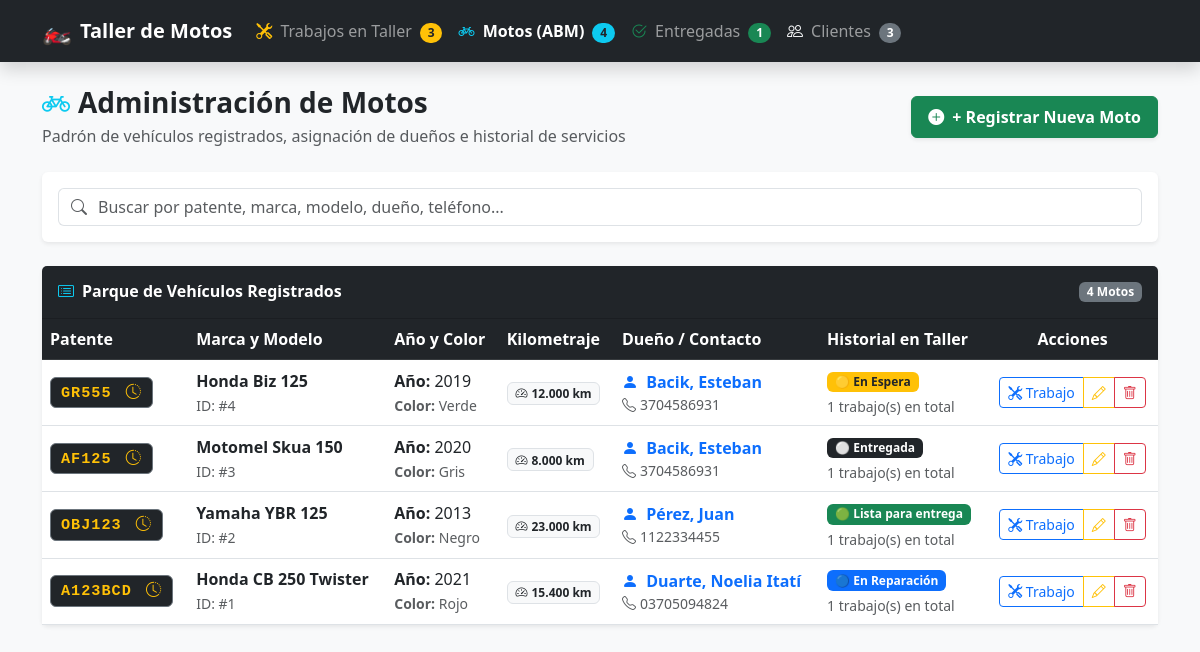
/motos.php, run on an earlier commit of the app's database.
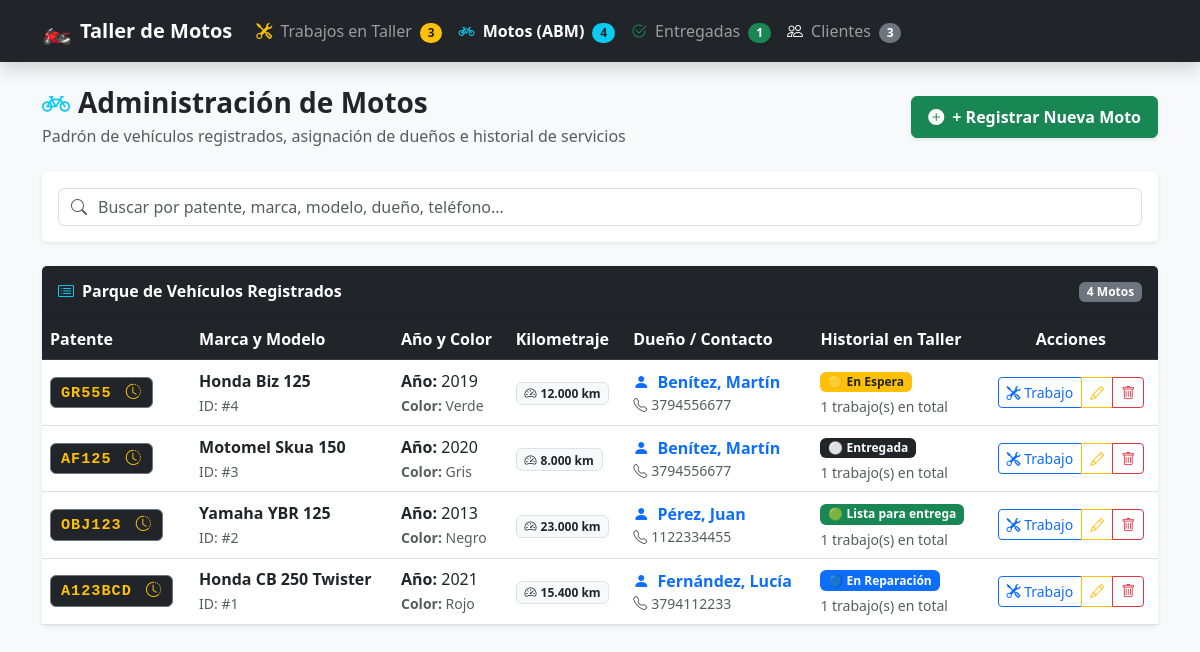
And on a later commit of the database.
### tables this page shows
CREATE TABLE `motos` (
  `id_moto` int(11) NOT NULL,
  `id_cliente` int(11) NOT NULL,
  `marca` varchar(50) NOT NULL,
  `modelo` varchar(100) NOT NULL,
  `anio` int(11) DEFAULT NULL,
  `patente` varchar(20) NOT NULL,
  `color` varchar(30) DEFAULT NULL,
  `kilometraje` int(11) DEFAULT 0,
  `observaciones` text DEFAULT NULL,
  `estado` enum('En Espera','En Reparacion','Terminado','Entregado') DEFAULT 'En Espera',
  `falla_reportada` text DEFAULT NULL,
  `arreglo_realizado` text DEFAULT NULL,
  `repuestos` text DEFAULT NULL,
  `precio_estimado` decimal(10,2) DEFAULT 0.00,
  `precio_final` decimal(10,2) DEFAULT 0.00,
  `fecha_ingreso` datetime DEFAULT current_timestamp(),
  `fecha_prometida` date DEFAULT NULL,
  `fecha_entrega` datetime DEFAULT NULL
);

CREATE TABLE `clientes` (
  `id_cliente` int(11) NOT NULL,
  `nombre` varchar(100) NOT NULL,
  `apellido` varchar(100) NOT NULL,
  `telefono` varchar(20) NOT NULL,
  `email` varchar(100) DEFAULT NULL,
  `direccion` varchar(200) DEFAULT NULL,
  `fecha_registro` timestamp NOT NULL DEFAULT current_timestamp()
);

### motos.php (the view, shortened to what the changed rows need)
<?php
require_once 'conexion.php';
$sqlMotos = "SELECT m.*,
                    c.nombre AS cliente_nombre, c.apellido AS cliente_apellido,
                    c.telefono AS cliente_telefono, c.direccion AS cliente_direccion,
                    (SELECT t.estado FROM trabajos t WHERE t.id_moto = m.id_moto ORDER BY t.id_trabajo DESC LIMIT 1) AS ultimo_estado,
                    (SELECT COUNT(*) FROM trabajos t WHERE t.id_moto = m.id_moto) AS total_trabajos
             FROM motos m
             INNER JOIN clientes c ON m.id_cliente = c.id_cliente
             ORDER BY m.id_moto DESC";
$stmtMotos = $pdo->query($sqlMotos);
$motos = $stmtMotos->fetchAll();
?>
<!DOCTYPE html>
<html lang="es">
<head>
    <link href="https://cdn.jsdelivr.net/npm/bootstrap@5.3.0/dist/css/bootstrap.min.css" rel="stylesheet">
    <link href="https://cdn.jsdelivr.net/npm/bootstrap-icons@1.10.5/font/bootstrap-icons.css" rel="stylesheet">
</head>
<body class="bg-light">
    <div class="container mb-5">
        <div class="card shadow-sm border-0">
            <div class="card-body p-0">
                <div class="table-responsive">
                    <table class="table table-hover align-middle mb-0" id="tablaMotos">
                        <thead class="table-dark">
                            <tr>
                                <th>Patente</th>
                                <th>Marca y Modelo</th>
                                <th>Año y Color</th>
                                <th>Kilometraje</th>
                                <th>Dueño / Contacto</th>
                                <th>Historial en Taller</th>
                                <th class="text-center">Acciones</th>
                            </tr>
                        </thead>
                        <tbody>
                            <?php if (empty($motos)): ?>
                                <tr>
                                    <td colspan="7" class="text-center py-5 text-muted">
                                        <i class="bi bi-bicycle fs-1 text-muted d-block mb-2"></i>
                                        <strong>No hay motos registradas en el sistema.</strong>
                                        <p class="small text-muted mb-3">Registrá la primera moto haciendo clic en el botón superior.</p>
                                        <a href="nueva_moto.php?solo_moto=1" class="btn btn-sm btn-success">
                                            <i class="bi bi-plus-circle me-1"></i> + Registrar Moto
                                        </a>
                                    </td>
                                </tr>
                            <?php else: ?>
                                <?php foreach ($motos as $m):
                                    $estado = $m['ultimo_estado'] ?? 'Sin trabajos';
                                    $badgeClass = 'bg-secondary';
                                    if ($estado === 'En Espera') $badgeClass = 'bg-warning text-dark';
                                    if ($estado === 'En Reparacion') $badgeClass = 'bg-primary text-white';
                                    if ($estado === 'Terminado') $badgeClass = 'bg-success text-white';
                                    if ($estado === 'Entregado') $badgeClass = 'bg-dark text-white';
                                ?>
                                    <tr class="fila-moto"
                                        data-search="<?php echo strtolower(htmlspecialchars($m['patente'] . ' ' . $m['marca'] . ' ' . $m['modelo'] . ' ' . $m['color'] . ' ' . $m['anio'] . ' ' . $m['cliente_nombre'] . ' ' . $m['cliente_apellido'] . ' ' . $m['cliente_telefono'])); ?>">
                                        <td>
                                            <a href="historial_moto.php?id=<?php echo (int)$m['id_moto']; ?>" class="text-decoration-none" title="Ver historial de esta moto"><span class="badge bg-dark badge-patente border border-secondary text-warning"><?php echo htmlspecialchars($m['patente']); ?> <i class="bi bi-clock-history ms-1"></i></span></a>
                                        </td>
                                        <td>
                                            <div class="fw-bold text-dark fs-6">
                                                <?php echo htmlspecialchars($m['marca'] . ' ' . $m['modelo']); ?>
                                            </div>
                                            <small class="text-muted">ID: #<?php echo $m['id_moto']; ?></small>
                                        </td>
                                        <td>
                                            <span class="d-block text-dark">
                                                <strong>Año:</strong> <?php echo !empty($m['anio']) ? $m['anio'] : '<span class="text-muted">-</span>'; ?>
                                            </span>
                                            <small class="text-muted">
                                                <strong>Color:</strong> <?php echo !empty($m['color']) ? htmlspecialchars($m['color']) : '<span class="text-muted">No especificado</span>'; ?>
                                            </small>
                                        </td>
                                        <td>
                                            <span class="badge bg-light text-dark border">
                                                <i class="bi bi-speedometer2 me-1"></i><?php echo number_format($m['kilometraje'] ?? 0, 0, ',', '.'); ?> km
                                            </span>
                                        </td>
                                        <td>
                                            <div class="fw-bold text-primary">
                                                <i class="bi bi-person-fill me-1"></i>
                                                <?php echo htmlspecialchars($m['cliente_apellido'] . ', ' . $m['cliente_nombre']); ?>
                                            </div>
                                            <small class="text-muted d-block">
                                                <i class="bi bi-telephone me-1"></i><?php echo htmlspecialchars($m['cliente_telefono']); ?>
                                            </small>
                                        </td>
                                        <td>
                                            <span class="badge <?php echo $badgeClass; ?> p-1.5 px-2">
                                                <?php
                                                    if ($estado === 'Terminado') echo '🟢 Lista para entrega';
                                                    elseif ($estado === 'Entregado') echo '⚪ Entregada';
                                                    elseif ($estado === 'En Reparacion') echo '🔵 En Reparación';
                                                    elseif ($estado === 'En Espera') echo '🟡 En Espera';
                                                    else echo '⚪ Sin trabajos';
                                                ?>
                                            </span>
                                            <small class="d-block text-muted mt-1">
                                                <?php echo $m['total_trabajos']; ?> trabajo(s) en total
                                            </small>
                                        </td>
                                        <td class="text-center">
                                            <div class="btn-group btn-group-sm">
                                                <a href="nueva_moto.php?id_moto=<?php echo $m['id_moto']; ?>" class="btn btn-outline-primary" title="Abrir orden de trabajo en taller">
                                                    <i class="bi bi-tools"></i> Trabajo
                                                </a>
                                                <a href="editar_moto.php?id=<?php echo $m['id_moto']; ?>" class="btn btn-outline-warning" title="Editar datos del vehículo">
                                                    <i class="bi bi-pencil"></i>
                                                </a>
                                                <a href="eliminar_moto.php?id=<?php echo $m['id_moto']; ?>" class="btn btn-outline-danger"
                                                   onclick="return confirm('¿Seguro que deseas eliminar el registro de esta moto del padrón?');" title="Eliminar moto">
                                                    <i class="bi bi-trash"></i>
                                                </a>
                                            </div>
                                        </td>
                                    </tr>
                                <?php endforeach; ?>
                            <?php endif; ?>
                        </tbody>
                    </table>
                </div>
            </div>
        </div>
    </div>
</body>
</html>

What changed in the data, as far as the page shows it:
changed through a linked row, motos "Honda Biz 125": id_cliente.nombre "Bacik, Esteban" → "Benítez, Martín"; id_cliente.telefono "3704586931" → "3794556677"
changed through a linked row, motos "Motomel Skua 150": id_cliente.nombre "Bacik, Esteban" → "Benítez, Martín"; id_cliente.telefono "3704586931" → "3794556677"
changed through a linked row, motos "Honda CB 250 Twister": id_cliente.nombre "Duarte, Noelia Itatí" → "Fernández, Lucía"; id_cliente.telefono "03705094824" → "3794112233"
